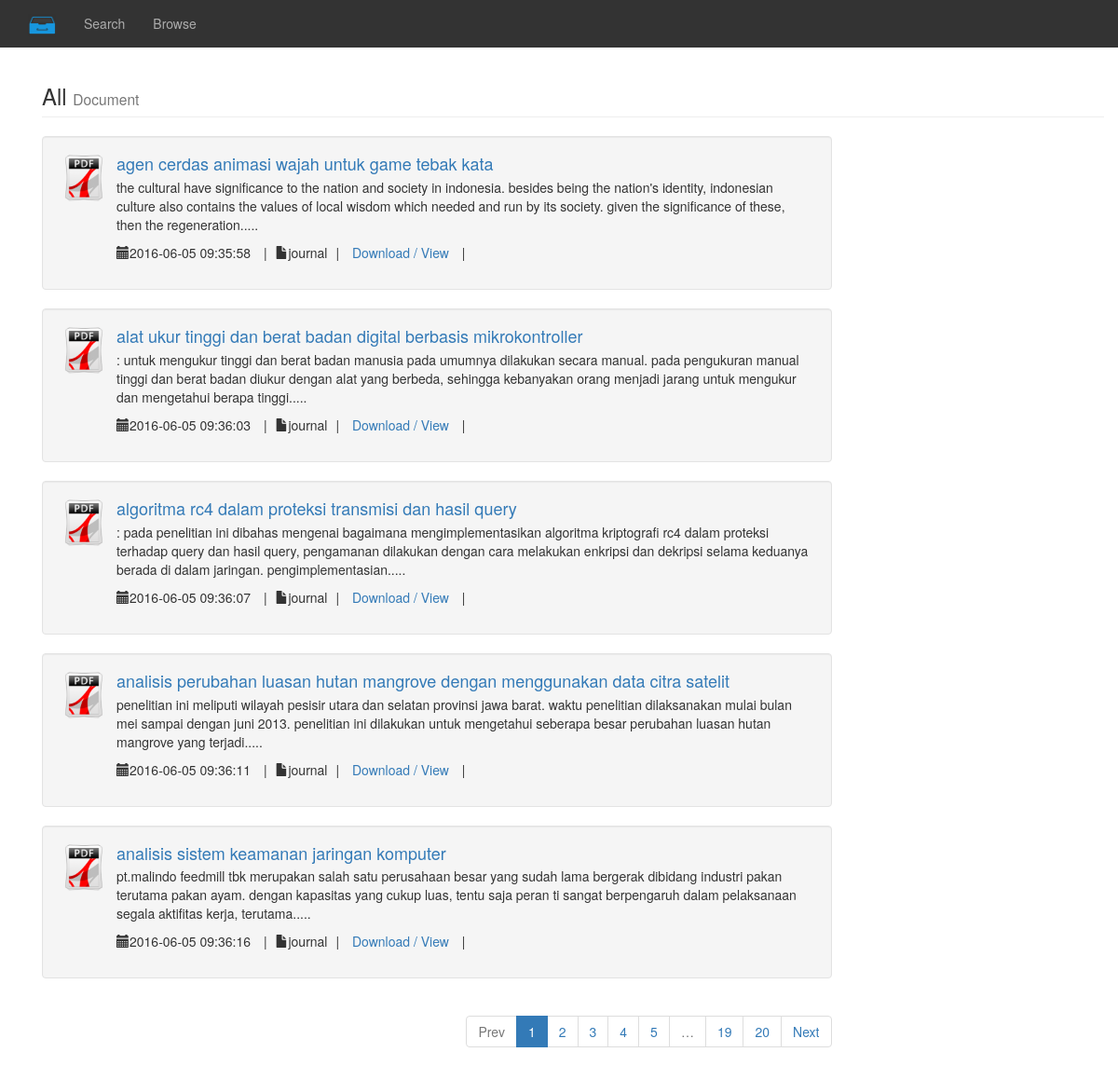
Screenshot of /browse.php with the database file from the repository.
### tables this page shows
CREATE TABLE `ds_document` (
  `id_document` int(11) NOT NULL AUTO_INCREMENT,
  `id_directory` int(11) NOT NULL,
  `name_document` varchar(250) NOT NULL,
  `name_file` varchar(255) NOT NULL,
  `path` varchar(100) NOT NULL,
  `size` double NOT NULL,
  `desc` varchar(300) DEFAULT NULL,
  `date` datetime NOT NULL,
  PRIMARY KEY (`id_document`),
  KEY `id_directory` (`id_directory`),
  CONSTRAINT `ds_document_ibfk_1` FOREIGN KEY (`id_directory`) REFERENCES `ds_directory` (`id_directory`)
);

CREATE TABLE `ds_directory` (
  `id_directory` int(250) NOT NULL AUTO_INCREMENT,
  `name_directory` varchar(250) NOT NULL,
  `path_directory` varchar(250) NOT NULL,
  `date` datetime NOT NULL,
  `size` double DEFAULT NULL,
  PRIMARY KEY (`id_directory`)
);

### browse.php (the view, shortened to what this page needs)
    <link href ="assets/css/bootstrap.css" rel="stylesheet">
    <link href ="assets/css/visitor/search.css" rel="stylesheet">
    <link href ="assets/css/simple-sidebar.css" rel="stylesheet">
    <link href ="assets/font-awesome/css/font-awesome.min.css" rel="stylesheet" type="text/css">
    <link rel="stylesheet" href="assets/css/formValidation.css"/>
<?php
    require_once (TEMPLATE_PATH . '/visitor/header.php');
    require_once (FUNC_PATH . '/readvals.php');
    ?>
    <div class="result container">
        <h3 class="page-header">
            All <small>Document</small>
        </h3>
         <div class="box row">
                <div class="col-md-9">
                    <div class = "target-content">
                    <?php
                        $limit = 5;
                        if (isset($_GET["page"])) { $page  = $_GET["page"]; } else { $page=1; };
                        $start_from = ($page-1) * $limit;
                        $query = "SELECT ds_document.* , ds_directory.name_directory
                                        FROM ds_document ,ds_directory
                                            WHERE ds_document.id_directory=ds_directory.id_directory LIMIT $start_from, $limit" ;
                        $result = mysql_query($query) or die(mysql_error());
                        while ($row = mysql_fetch_assoc($result)) {
                    ?>
                            <div class="well">
                                <div class="media">
                                    <a class="pull-left" href="#">
                                        <img class="media-object" src="assets/img/pdf3.png" width="50" height="50">
                                    </a>
                                    <div class="media-body">
                                        <a href="#"><h4 class="media-heading"><?php echo $row['name_document']; ?></h4></a>
                                        <p><?php echo $row['desc']; ?></p>
                                        <ul class="list-inline list-unstyled">
                                            <li><span><i class="glyphicon glyphicon-calendar"></i><?php echo $row['date']; ?></span></li>
                                            <li>|</li>
                                            <span><i class="glyphicon glyphicon-file"></i><?php echo $row['name_directory']; ?></span>
                                            <li>|</li>
                                            <li>
                                                <?php echo "<a target='_blank' href= " .$row['path'].'/'.rawurlencode($row['name_directory']).'/'.$row['name_file']. ">Download / View</a>" ?>
                                            </li>
                                            <li>|</li>
                                        </ul>
                                    </div>
                                </div>
                            </div>
                             <?php
                                };
                            ?>
                    </div>
                <?php
                        $sql = "SELECT COUNT(id_document) FROM ds_document";
                        $rs_result = mysql_query($sql);
                        $row = mysql_fetch_row($rs_result);
                        $total_records = $row[0];
                        $total_pages = ceil($total_records / $limit);
                        $pagLink = "<ul class='pagination pull-right'>";
                        for ($i=1; $i<=$total_pages; $i++) {
                           $pagLink .= "<li><a href='ajax/browse_pagination.php?page=".$i."'>".$i."</a></li>";
                       };
                       echo $pagLink . "</ul>";
                   ?>
                 </div>
         </div>
    </div>

### include/template/visitor/header.php (shortened to what this page needs)
<nav class="navbar navbar-inverse navbar-fixed-top" role="navigation">
    <div class="container">
        <div class="navbar-header">
            <a class="navbar-brand" href="#"> <img alt="Brand" src="assets/img/logo2.png" height="25px" width="30px"></a>
            <ul class="nav navbar-nav">
                <li>
                    <a href="index.php">Search</a>
                </li>
                <li>
                    <a href="browse.php">Browse</a>
                </li>
            </ul>
        </div>
    </div>
</nav>

### assets/css/visitor/search.css (style rules this page uses)
.navbar { background-color: #333333; border-color: #333333; }
.navbar-inverse .navbar-nav > li > a { color : #acacac; }
.result { margin-left: 30px }
.box { margin-top: 20px; }

### rows the page displays
ds_document: name_document "agen cerdas animasi wajah untuk game tebak kata", desc "the cultural have significance to the nation and society in indonesia. besides being the nation's identity, indonesian culture also contains the values of local wisdom which needed and run by its society. given the significance of these, then the regeneration.....", date "2016-06-05 09:35:58", id_directory.name_directory "journal"
ds_document: name_document "alat ukur tinggi dan berat badan digital berbasis mikrokontroller", desc ": untuk mengukur tinggi dan berat badan manusia pada umumnya dilakukan secara manual. pada pengukuran manual tinggi dan berat badan diukur dengan alat yang berbeda, sehingga kebanyakan orang menjadi jarang untuk mengukur dan mengetahui berapa tinggi.....", date "2016-06-05 09:36:03", id_directory.name_directory "journal"
ds_document: name_document "algoritma rc4 dalam proteksi transmisi dan hasil query", desc ": pada penelitian ini dibahas mengenai bagaimana mengimplementasikan algoritma kriptografi rc4 dalam proteksi terhadap query dan hasil query, pengamanan dilakukan dengan cara melakukan enkripsi dan dekripsi selama keduanya berada di dalam jaringan. pengimplementasian.....", date "2016-06-05 09:36:07", id_directory.name_directory "journal"
ds_document: name_document "analisis perubahan luasan hutan mangrove dengan menggunakan data citra satelit", desc "penelitian ini meliputi wilayah pesisir utara dan selatan provinsi jawa barat. waktu penelitian dilaksanakan mulai bulan mei sampai dengan juni 2013. penelitian ini dilakukan untuk mengetahui seberapa besar perubahan luasan hutan mangrove yang terjadi.....", date "2016-06-05 09:36:11", id_directory.name_directory "journal"
ds_document: name_document "analisis sistem keamanan jaringan komputer", desc "pt.malindo feedmill tbk merupakan salah satu perusahaan besar yang sudah lama bergerak dibidang industri pakan terutama pakan ayam. dengan kapasitas yang cukup luas, tentu saja peran ti sangat berpengaruh dalam pelaksanaan segala aktifitas kerja, terutama.....", date "2016-06-05 09:36:16", id_directory.name_directory "journal"
